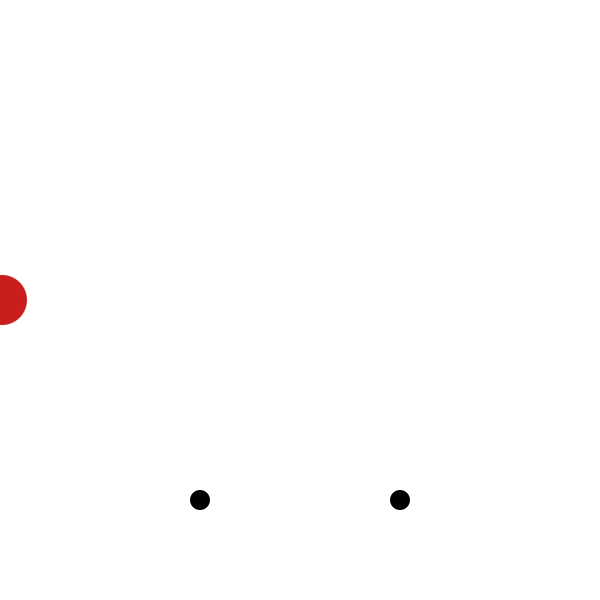
Frame 1 (no input)
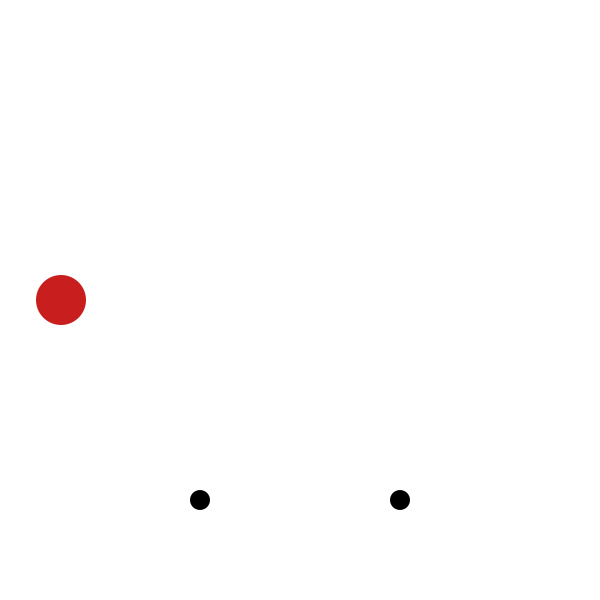
Frame 60 (the mouse pressed at the canvas centre just before this capture)
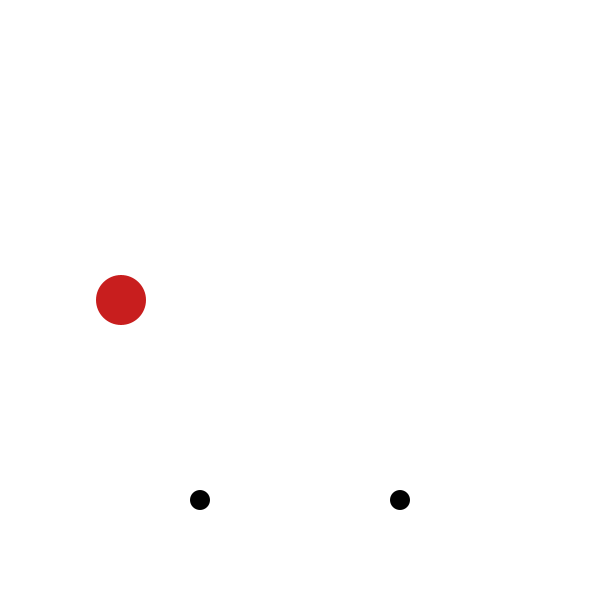
Frame 120 (the mouse held since frame 60 and released just before this capture)

The Processing sketch that drew these frames (run headless with seeded random() and noise(); from frame 60 on, the mouse is pressed at the canvas centre):

// Processing sketch: week_5_hw_1
// ── week_5_hw_1.pde
float x = 1;
int state = 0;
float counter = 1;

void setup() {
  size(600, 600);
  background(255);
}

void draw() {
  moveBall(counter);
  fill(0);
  if (dist(200, 500, mouseX, mouseY) < 10) {
    fill(100); 
    ellipse(200, 500, 20, 20);
  } else {
    fill(0); 
    ellipse(200, 500, 20, 20);
  }
  if (dist(400, 500, mouseX, mouseY) < 10) {
    fill(100); 
    ellipse(400, 500, 20, 20);
  } else {
    fill(0); 
    ellipse(400, 500, 20, 20);
  }

  if (dist(400, 500, mouseX, mouseY) < 10 && mousePressed == true) {
    counter = counter + .5;
  }
  if (dist(200, 500, mouseX, mouseY) < 10 && mousePressed == true) {
    counter = counter - .5;
  }

  if (counter > 20 || counter < 1) {
    counter = 1;
  }

  println(counter);
}


void moveBall(float r) {
  if (x > 600) {
    x = 0;
  }
  x = x + r;
  background(255);
  fill(200, 30, 30);
  noStroke();
  ellipse(x, width/2, 50, 50);
}
